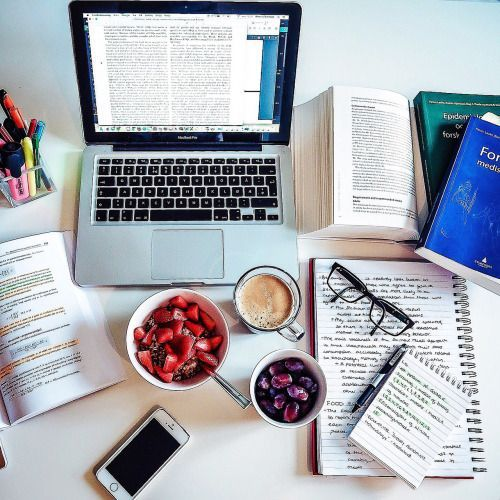
#> input picture Tutorials/Scripts_4mPython_Docs/Core Operations/img1.jpg, 500 x 500 px
$ python '7.Making_Border_for_images(padding).py'
#> lines starting #> are read from the running program, lines starting #| are printed output that depends on the picture
import cv2
import numpy as np
from matplotlib import pyplot as plt
BLUE = [255,0,0]
img1 = cv2.imread('img1.jpg')
#> img1 is the input picture: shape (500, 500, 3); mean B, G, R 179.8, 172.4, 169.2
replicate = cv2.copyMakeBorder(img1,10,10,10,10,cv2.BORDER_REPLICATE)
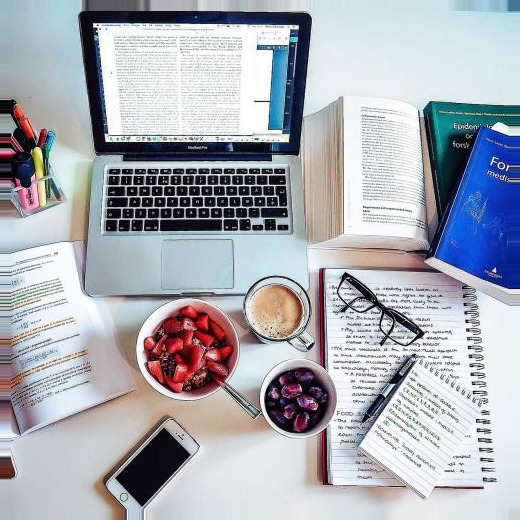
#> replicate: shape (520, 520, 3); mean B, G, R 180.8, 172.9, 169.2
reflect = cv2.copyMakeBorder(img1,10,10,10,10,cv2.BORDER_REFLECT)
reflect101 = cv2.copyMakeBorder(img1,10,10,10,10,cv2.BORDER_REFLECT_101)
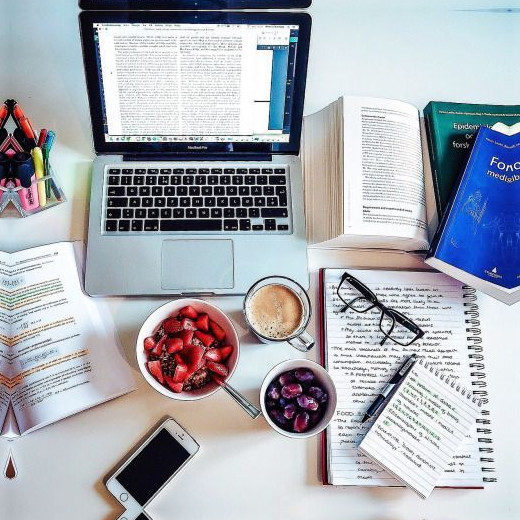
#> reflect101: shape (520, 520, 3); mean B, G, R 180, 171.9, 168.3
wrap = cv2.copyMakeBorder(img1,10,10,10,10,cv2.BORDER_WRAP)
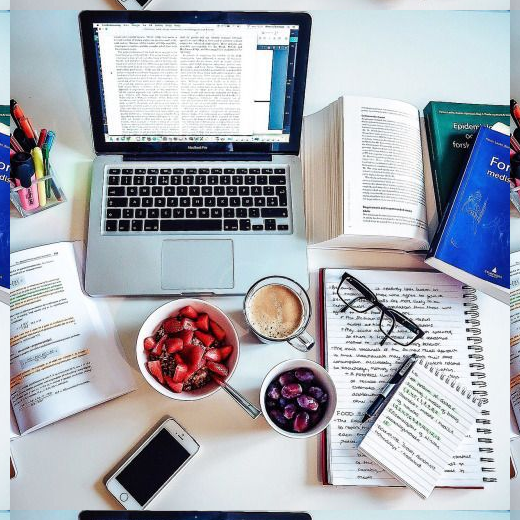
#> wrap: shape (520, 520, 3); mean B, G, R 180, 172, 168.4
constant= cv2.copyMakeBorder(img1,10,10,10,10,cv2.BORDER_CONSTANT,value=BLUE)
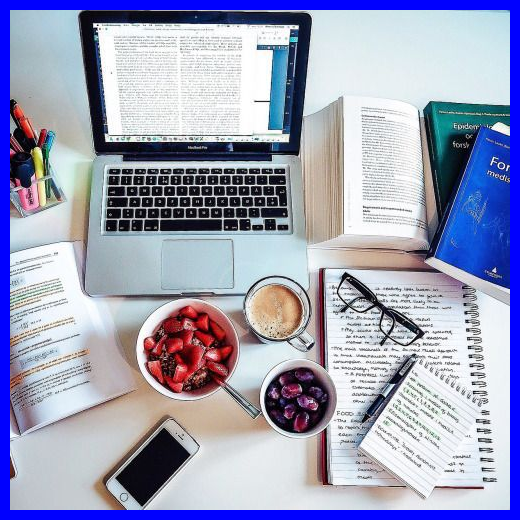
#> constant: shape (520, 520, 3); mean B, G, R 185.5, 159.4, 156.4
plt.subplot(231),plt.imshow(img1,'gray'),plt.title('ORIGINAL')
plt.subplot(232),plt.imshow(replicate,'gray'),plt.title('REPLICATE')
plt.subplot(233),plt.imshow(reflect,'gray'),plt.title('REFLECT')
plt.subplot(234),plt.imshow(reflect101,'gray'),plt.title('REFLECT_101')
plt.subplot(235),plt.imshow(wrap,'gray'),plt.title('WRAP')
plt.subplot(236),plt.imshow(constant,'gray'),plt.title('CONSTANT')
plt.show()
#> figure, not shown here; B, G, R data is drawn as R, G, B
